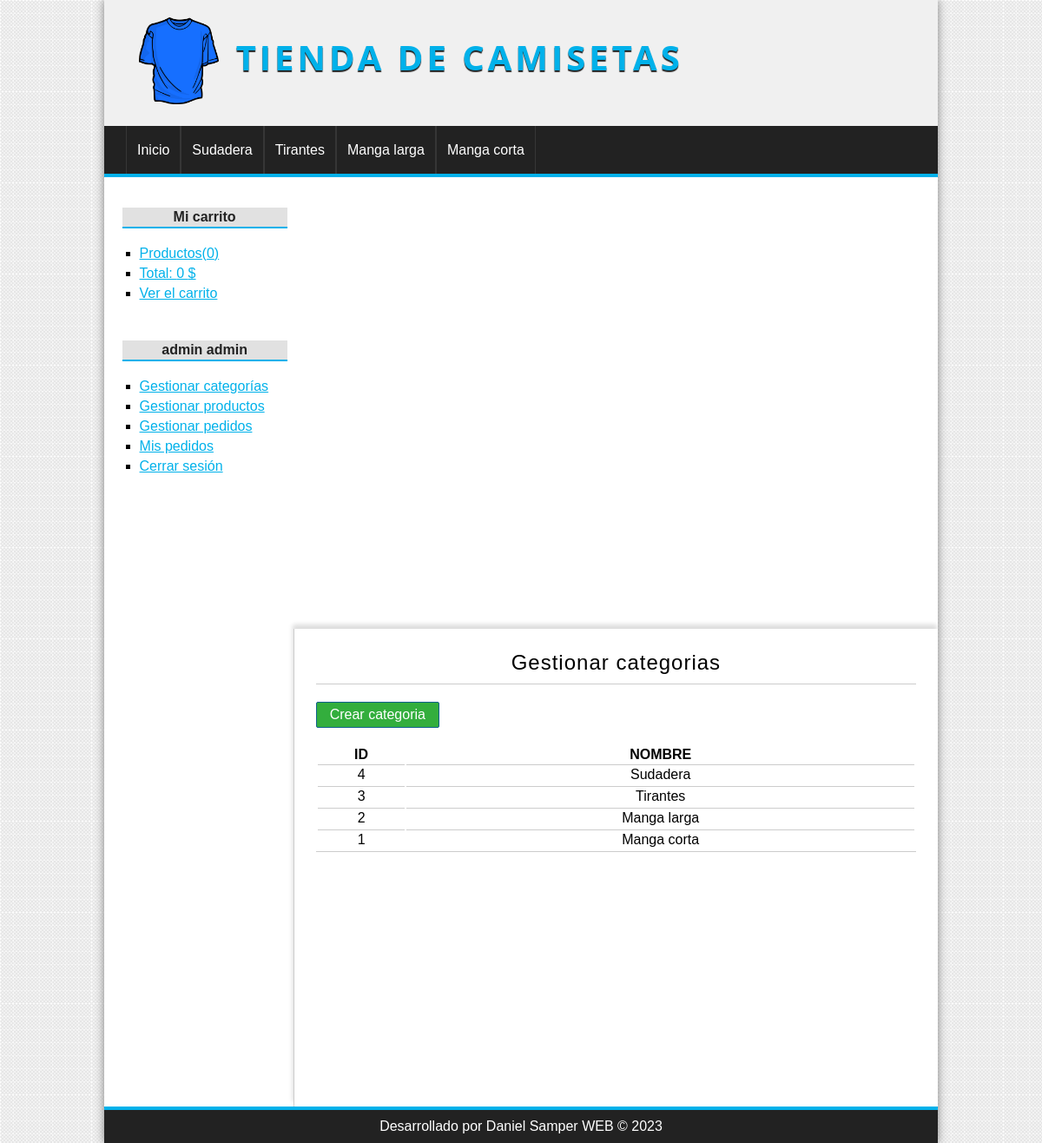
Screenshot of /proyecto-php-poo/categoria/index (signed in) with the database file from the repository.
### tables this page shows
CREATE TABLE categorias(
id          int(255) auto_increment not null,
nombre      varchar(100) not null,
CONSTRAINT pk_categorias PRIMARY KEY(id)
);

### proyecto-php-poo/config/db.php (called while the page is built)
<?php
class Database{
    public static function connect() {
        $db = new mysqli('localhost','root','','tienda_master');
        $db->query("SET NAMES 'utf8'");
        return $db;
    }
}

### proyecto-php-poo/helpers/utils.php (called while the page is built, shortened)
<?php
class Utils{
    public static function showCategorias() {
        require_once 'models/categoria.php';
        $categoria = new Categoria();
        $categorias = $categoria->getAll();
        return $categorias;;
    }
    public static function statsCarrito(){
        $stats = array(
            'count' => 0,
            'total' => 0
        );
        return $stats;
    }
}

### proyecto-php-poo/models/categoria.php (called while the page is built, shortened)
<?php
class Categoria{
    private $db;
    public function __construct() {
        $this->db = Database::connect();
    }
    public function getAll() {
        $categorias = $this->db->query("SELECT * FROM categorias ORDER BY id DESC;");
        return $categorias;
    }
}

### proyecto-php-poo/controllers/CategoriaController.php (called while the page is built, shortened)
<?php
require_once 'models/categoria.php';
class categoriaController{
    public function index() {
        $categoria = new Categoria();
        $categorias = $categoria->getAll();
        require_once 'views/categoria/index.php';
    }
}

### proyecto-php-poo/views/categoria/index.php (the view)
<h1>Gestionar categorias</h1>
<a href="<?=base_url?>categoria/crear" class="button button-small">Crear categoria</a>
<table>
    <tr>
        <th>ID</th>
        <th>NOMBRE</th>
    </tr>
    <?php while($cat = $categorias->fetch_object()): ?>
    <tr>
        <td><?=$cat->id;?></td>
        <td><?=$cat->nombre;?></td>
    </tr>
<?php endwhile; ?>
</table>

### proyecto-php-poo/views/layout/header.php (shortened to what this page needs)
<!DOCTYPE HTML>
<html lang="es">
    <head>
        <link rel="stylesheet" href="assets/css/style.css"/>
    </head>
    <body>
        <div id="container">
            <header id="header">
                <div id="logo">
                    <img src="assets/img/camiseta.png" alt="Camiseta Logo"/>
                    <a href="<?=base_url?>">
                        Tienda de Camisetas
                    </a>
                </div>
            </header>
            <?php $categorias = Utils::showCategorias(); ?>
            <nav id="menu">
                <ul>
                    <li>
                        <a href="#">Inicio</a>
                    </li>
                    <?php while($cat = $categorias->fetch_object()): ?>
                        <li>
                            <a href="<?=base_url?>categoria/ver&id=<?=$cat->id?>"><?=$cat->nombre?></a>
                        </li>
                    <?php endwhile; ?>
                </ul>
            </nav>
            <div id="content">

### proyecto-php-poo/views/layout/sidebar.php
<aside id="lateral">
    <div id="carrito" class="block_aside">
        <h3>Mi carrito</h3>
        <ul>
            <?php $stats = Utils::statsCarrito()?>
            <li><a href="<?=base_url?>carrito/index">Productos(<?=$stats['count']?>)</a></li>
            <li><a href="<?=base_url?>carrito/index">Total: <?=$stats['total']?> $</a></li>
            <li><a href="<?=base_url?>carrito/index">Ver el carrito</a></li>
        </ul>
    </div>
    <div id="login" class="block_aside">
        <?php if(!isset($_SESSION['identity'])): ?>
        <h3>Entrar a la web</h3>
        <form action="<?=base_url?>usuario/login" method="post">
            <label for="email">Email</label>
            <input type="email" name="email">
            <label for="password">Password</label>
            <input type="password" name="password">
            <input type="submit" value="Enviar">
        </form>
        <?php else: ?>
            <h3><?=$_SESSION['identity']->nombre?> <?=$_SESSION['identity']->apellidos?></h3>
        <?php endif; ?>
        <ul>
            <?php if(isset($_SESSION['admin'])): ?>
                <li><a href="<?=base_url?>categoria/index">Gestionar categorías</a></li>
                <li><a href="<?=base_url?>producto/gestion">Gestionar productos</a></li>
                <li><a href="#">Gestionar pedidos</a></li>
            <?php endif; ?>
            <?php if(isset($_SESSION['identity'])): ?>
                <li><a href="#">Mis pedidos</a></li>
                <li><a href="<?=base_url?>usuario/logout">Cerrar sesión</a></li>
            <?php else: ?>
                <li><a href="<?=base_url?>usuario/registro">Regístrate aquí</a></li>
            <?php endif; ?>
        </ul>
    </div>
</aside>
<div id="central">

### proyecto-php-poo/index.php (shortened to what this page needs)
<?php
require_once 'config/db.php';
require_once 'helpers/utils.php';
require_once 'views/layout/header.php';
require_once 'views/layout/sidebar.php';
if(isset($_GET['controller'])){
	$nombre_controlador = $_GET['controller'].'Controller';
}elseif(!isset($_GET['controller']) && !isset($_GET['action'])){
	$nombre_controlador = controller_default;
}else{
	show_error();
	exit();
}
if(class_exists($nombre_controlador)){
	$controlador = new $nombre_controlador();
	if(isset($_GET['action']) && method_exists($controlador, $_GET['action'])){
		$action = $_GET['action'];
		$controlador->$action();
	}elseif(!isset($_GET['controller']) && !isset($_GET['action'])){
		$action_default = action_default;
		$controlador->$action_default();
	}else{
		show_error();
	}
}else{
	show_error();
}
require_once 'views/layout/footer.php';

### proyecto-php-poo/views/layout/footer.php
</div>
</div>
            <footer id="footer">
                <p>Desarrollado por Daniel Samper WEB &copy;   <?=date("Y")?></p>
            </footer>
        </div>
    </body>
</html>

### proyecto-php-poo/assets/css/style.css (style rules this page uses)
* { padding: 0px; margin: 0px; font-family: sans-serif, Helvetica, Arial; }
body { background: url('../img/bg.png'); }
a { color: #01B1EA; }
table { text-align:center; width: 100%; border-bottom: 1px solid #ccc; }
td { border-top: 1px solid #ccc; padding: 2px; }
#container { width: 80%; margin: 0px auto; box-shadow: 0px 0px 10px gray; background: white; }
#header { height: 145px; background: #F0F0F0; }
#logo { padding: 20px; margin-left: 20px; float:left; }
#logo img { float: left; height: 100px; }
#logo a { float: left; font-size: 40px; letter-spacing: 4px; font-family: 'Open Sans', Helvetica, Arial; text-transform: uppercase; color: #01B1EA; font-weight: bold; text-decoration: none; margin-top: 18px; margin-left: 20px; text-shadow: 0px 2px 1px #222222; transition: all 300ms; }
#menu { clear: both; background: #222; color: white; height: 55px; border-bottom: 4px solid #01B1EA; }
#menu ul { list-style: none; text-decoration: none; margin: 0px auto; margin-left: 25px; }
#menu ul li { line-height: 55px; float: left; border-right: 1px solid #363636; }
#menu a { display: block; color: white; text-decoration: none; padding-left: 12px; padding-right: 12px; transition: all 300ms; }
#menu a:first-child { border-left: 1px solid #363636; }
#content { margin: 0px auto; overflow: hidden; background: white; }
#lateral { width: 22%; min-height: 500px; float: left; margin-top: 20px; margin-left: 10px; }
#lateral .block_aside { display: block; width: 90%; margin: 5px auto; padding: 10px; }
#lateral h3 { display: block; color: #222; width: 100%; text-align: center; padding-top: 2px; padding-bottom: 2px; margin-bottom: 15px; font-size: 16px; font-weight: bold; background: #E1E1E1; border-bottom: 2px solid #01B1EA; }
#lateral ul { margin-top: 20px; margin-bottom: 20px; }
#lateral ul li { list-style: square; margin-left: 20px; margin-top: 5px; margin-bottom: 5px; }
input[type="button"], input[type="submit"], button, .button { display: block; border-radius: 2px; width: auto; padding: 5px; padding-left: 10px; padding-right: 10px; color: white; background: #2979CD; border: 1px solid #11608E; cursor: pointer; }
.button { background: #33AE3D; color: white !important; text-decoration: none; }
.button-small { width: 120px; text-align: center; margin-bottom: 20px; }
#central { width: 72%; float: right; border-left: 1px solid #ccc; box-shadow: -1px -5px 5px #DDD; padding: 25px; min-height: 500px; }
#central h1 { font-size: 24px; font-weight: normal; letter-spacing: 1px; margin-bottom: 5px; text-align: center; border-bottom: 1px solid #ccc; margin-bottom: 20px; padding: 10px; padding-top: 0px; }
#footer { clear: both; text-align: center; padding-top: 10px; padding-bottom: 10px; color: white; background: #222222; border-top: 4px solid #01B1EA; }

### rows the page displays
categorias: nombre "Sudadera", id "4"
categorias: nombre "Tirantes", id "3"
categorias: nombre "Manga larga", id "2"
categorias: nombre "Manga corta", id "1"

### other values shown
$stats['count'] "0"
$stats['total'] "0"
$_SESSION['identity']->nombre "admin"
$_SESSION['identity']->apellidos "admin"
